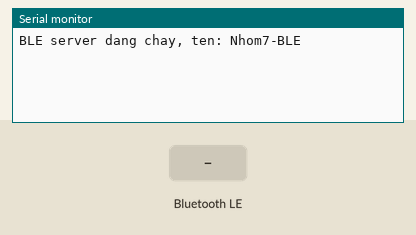
The program below on a simulated ESP32. Shown: the last lines printed to the serial monitor. The inputs (shaded band) are chosen by the test bench. Nothing arrives over Bluetooth unless stated; a phone connects over Bluetooth LE 3 s after start.

Above: at 1.2 s.
1.3 s: Bluetooth LE write "1" received
At 1.9 s:
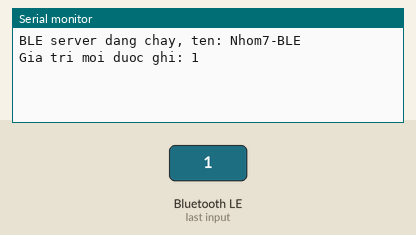
2.8 s: Bluetooth LE write "0" received
At 4.0 s:
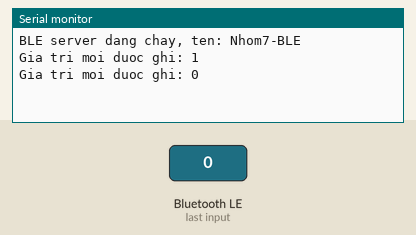
4.3 s: Bluetooth LE write "2" received
At 5.3 s:
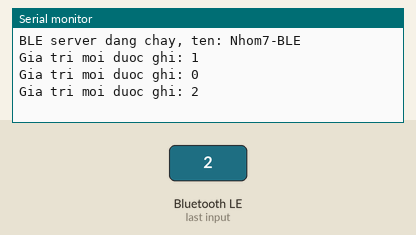

The program:

main.cpp
```cpp
#include <Arduino.h>
#include <BLEDevice.h>
#include <BLEServer.h>
#include <BLEUtils.h>

#define SV_UUID "4fafc201-1fb5-459e-8fcc-c5c9c331914b"
#define CH_UUID "beb5483e-36e1-4688-b7f5-ea07361b26a8"

// In ra Serial khi có thiết bị ghi giá trị mới
class WriteCallback : public BLECharacteristicCallbacks {
  void onWrite(BLECharacteristic* c) {
    Serial.print("Gia tri moi duoc ghi: ");
    Serial.println(c->getValue().c_str());
  }
};

void setup() {
  Serial.begin(115200);

  BLEDevice::init("Nhom7-BLE");                 // (1) đổi theo tên nhóm
  auto* sv = BLEDevice::createServer();
  auto* se = sv->createService(SV_UUID);
  auto* ch = se->createCharacteristic(
      CH_UUID,
      BLECharacteristic::PROPERTY_READ | BLECharacteristic::PROPERTY_WRITE  // (3) thêm WRITE
  );
  ch->setValue("MSSV: 25112113");               // (2) thông điệp riêng
  ch->setCallbacks(new WriteCallback());
  se->start();

  auto* adv = BLEDevice::getAdvertising();
  adv->addServiceUUID(SV_UUID);
  adv->setScanResponse(true);
  BLEDevice::startAdvertising();

  Serial.println("BLE server dang chay, ten: Nhom7-BLE");
}

void loop() { delay(2000); }
```

Measured:
- after the input at 1.3 s, the serial monitor: prints a new line after 0.05 s (image 1)
- after the input at 2.8 s, the serial monitor: prints a new line after 0.05 s (image 2)
- after the input at 4.3 s, the serial monitor: prints a new line after 0.05 s (image 3)
